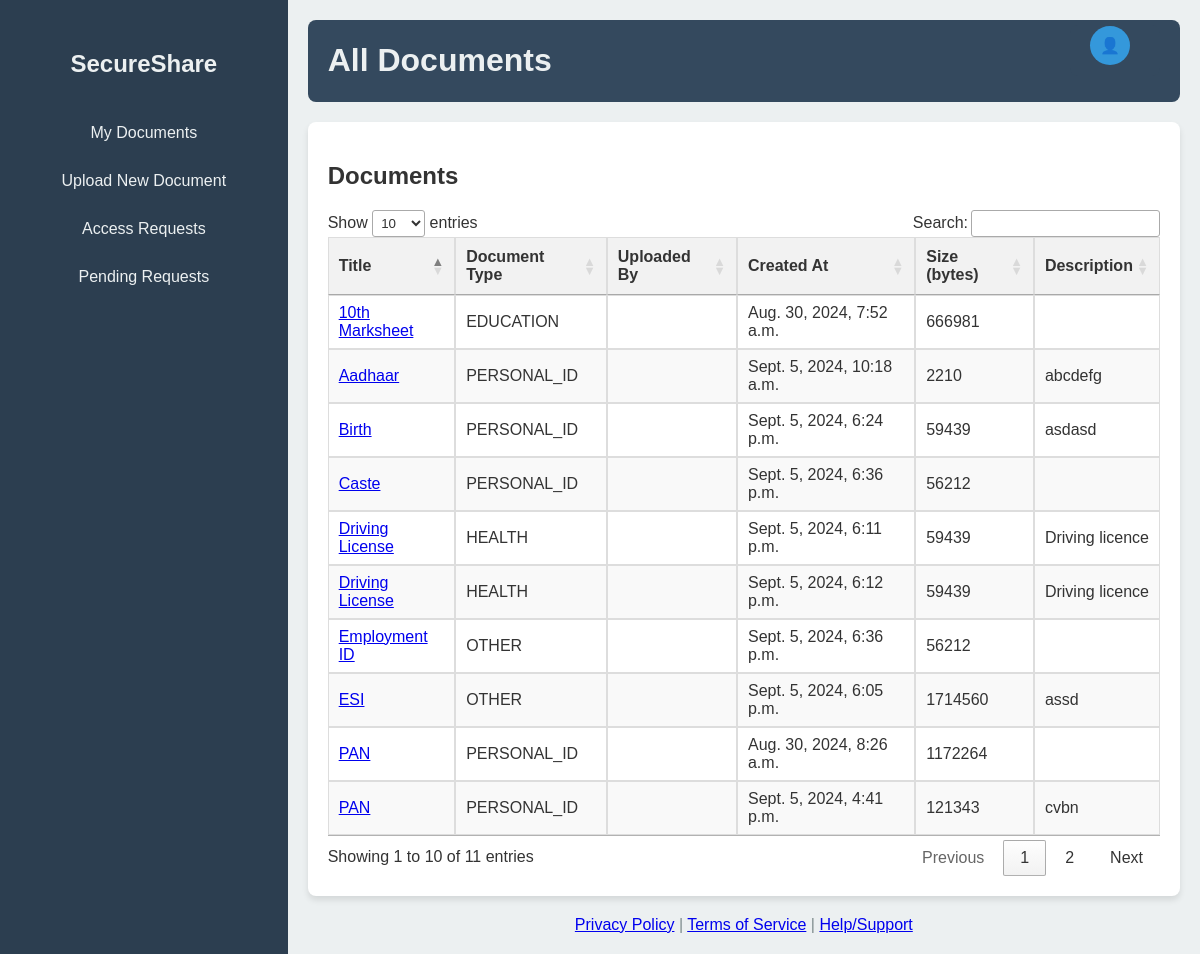
Screenshot of /view_all_documents/ (signed in) with the database file from the repository.
### home/models.py (models this page shows)
class Document(models.Model):
    class Meta:
        db_table = 'documents'
    document_id = models.AutoField(primary_key=True)
    user = models.ForeignKey(settings.AUTH_USER_MODEL, on_delete=models.CASCADE)
    title = models.CharField(max_length=255)
    description = models.TextField()
    file_path = models.FileField(upload_to='documents/')
    document_type = models.CharField(max_length=255)
    size = models.IntegerField()
    created_at = models.DateTimeField(auto_now_add=True)
    updated_at = models.DateTimeField(auto_now=True)

### home/views.py (the view)
# urls.py: path('view_all_documents/', home_views.view_all_documents, name='view_all_documents'),
@login_required
def view_all_documents(request):
    documents = Document.objects.filter(user_id=request.user)
    for i in documents:
        print(i.file_path)
    return render(request, 'home_templates/view_all_documents.html', {'documents': documents})

### templates/home_templates/view_all_documents.html (shortened to what this page needs)
<!DOCTYPE html>
<html lang="en">
<head>
</head>
<body>
    <div class="sidebar">
        <h2><a href="{% url 'dashboard' %}">SecureShare</a></h2>
        <ul>
            <li><a href="{% url 'view_all_documents' %}">My Documents</a></li>
            <li><a href="{% url 'upload_new_document' %}">Upload New Document</a></li>
            <li><a href="{% url 'access_request' %}">Access Requests</a></li>
            <li><a href="{% url 'pending_request' %}">Pending Requests</a></li>
        </ul>
    </div>
    <div class="main-content">
        <div class="header">
            <h1>All Documents</h1>
            <div class="header">
                <div class="user-profile">
                    <div class="user-profile-icon">👤</div>
                </div>
            </div>
        </div>
        <div class="view-all-documents">
            <h2>Documents</h2>
            <table class="document-table table" id="documentTable">
                <thead>
                    <tr>
                        <th>Title</th>
                        <th>Document Type</th>
                        <th>Uploaded By</th>
                        <th>Created At</th>
                        <th>Size (bytes)</th>
                        <th>Description</th>
                    </tr>
                </thead>
                <tbody>
                    {% for document in documents %}
                    <tr>
                        <td> <a href="{{ document.file_path.url }}" class="view-btn" target="_blank">{{ document.title }}</a></td>
                        <td>{{ document.document_type }}</td>
                        <td>{{ document.user_id.first_name }} {{ document.user_id.last_name }}</td>
                        <td>{{ document.created_at }}</td>
                        <td>{{ document.size }}</td>
                        <td>{{ document.description|truncatechars:50 }}</td>
                    </tr>
                    {% empty %}
                    <tr>
                        <td colspan="6">No documents available.</td>
                    </tr>
                    {% endfor %}
                </tbody>
            </table>
        </div>
        <div class="footer">
            <a href="#">Privacy Policy</a> | <a href="#">Terms of Service</a> | <a href="#">Help/Support</a>
        </div>
    </div>
    <link rel="stylesheet" href="https://cdn.datatables.net/1.11.5/css/jquery.dataTables.min.css">
</body>
</html>

### templates/home_templates/view_all_documents.html (style rules this page uses)
:root { --primary-color: #3498db; --secondary-color: #2c3e50; --background-color: #ecf0f1; --text-color: #333; --light-text-color: #ecf0f1; --hover-color: #2980b9; --header-color: #34495e; --accent-color: #e74c3c; }
body { font-family: 'Arial', sans-serif; background: linear-gradient(120deg, #bdc3c7, #2c3e50); margin: 0; padding: 0; display: flex; min-height: 100vh; color: var(--text-color); }
.sidebar { width: 250px; background-color: var(--secondary-color); color: var(--light-text-color); padding: 20px; display: flex; flex-direction: column; align-items: center; }
.sidebar h2 { margin-bottom: 10px; font-size: 1.5em; color: var(--light-text-color); }
.sidebar ul { list-style-type: none; padding: 0; width: 100%; }
.sidebar li { margin-bottom: 10px; }
.sidebar a { color: var(--light-text-color); text-decoration: none; transition: color 0.3s; display: block; padding: 10px; border-radius: 8px; text-align: center; }
.main-content { flex-grow: 1; padding: 20px; background-color: #ecf0f1; }
.header { display: flex; justify-content: space-between; align-items: center; margin-bottom: 20px; background-color: var(--header-color); color: var(--light-text-color); padding: 1px 20px; border-radius: 8px; }
.header { margin: 0; margin-bottom:20px; }
.user-profile { display: flex; align-items: center; position: relative; margin-bottom: 10px; }
.user-profile-icon { cursor: pointer; background-color: var(--primary-color); color: white; border-radius: 50%; padding: 10px; margin-right: 10px; display: flex; align-items: center; justify-content: center; }
.document-categories, .recent-activity, .view-all-documents { background-color: #fff; border-radius: 8px; padding: 20px; margin-bottom: 20px; box-shadow: 0 4px 6px rgba(0,0,0,0.1); }
.document-table { width: 100%; border-collapse: collapse; }
.document-table th, .document-table td { border: 1px solid #ddd; padding: 8px; text-align: left; }
.document-table th { background-color: #f2f2f2; }
.document-table tr:nth-child(even) { background-color: #f9f9f9; }
.footer { text-align: center; margin-top: 20px; color: #7f8c8d; }

### rows the page displays
Document: title "10th Marksheet", document_type "EDUCATION", created_at "Aug. 30, 2024, 7:52 a.m.", size "666981"
Document: title "PAN", document_type "PERSONAL_ID", created_at "Aug. 30, 2024, 8:26 a.m.", size "1172264"
Document: title "Aadhaar", document_type "PERSONAL_ID", created_at "Sept. 5, 2024, 10:18 a.m.", size "2210", description "abcdefg"
Document: title "PAN", document_type "PERSONAL_ID", created_at "Sept. 5, 2024, 4:41 p.m.", size "121343", description "cvbn"
Document: title "ESI", document_type "OTHER", created_at "Sept. 5, 2024, 6:05 p.m.", size "1714560", description "assd"
Document: title "Driving License", document_type "HEALTH", created_at "Sept. 5, 2024, 6:11 p.m.", size "59439", description "Driving licence"
Document: title "Driving License", document_type "HEALTH", created_at "Sept. 5, 2024, 6:12 p.m.", size "59439", description "Driving licence"
Document: title "Birth", document_type "PERSONAL_ID", created_at "Sept. 5, 2024, 6:24 p.m.", size "59439", description "asdasd"
Document: title "Employment ID", document_type "OTHER", created_at "Sept. 5, 2024, 6:36 p.m.", size "56212"
Document: title "Caste", document_type "PERSONAL_ID", created_at "Sept. 5, 2024, 6:36 p.m.", size "56212"
